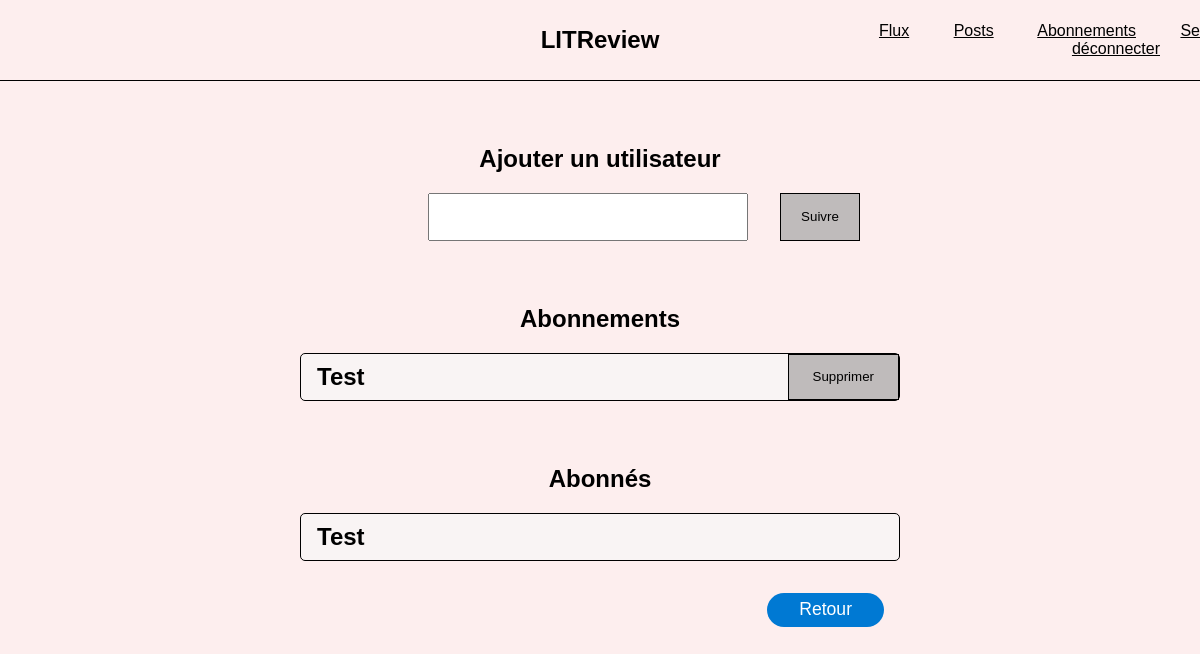
/subscription/ (signed in), run on an earlier commit of the app's database.
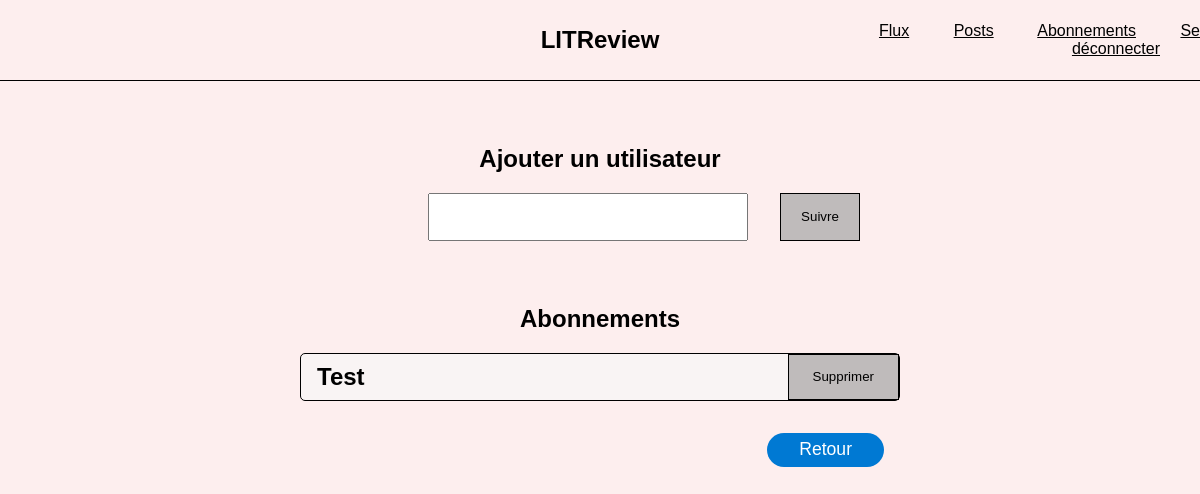
And on a later commit of the database.
### authentication/models.py (models this page shows)
class UserFollows(models.Model):
    user = models.ForeignKey(to=settings.AUTH_USER_MODEL, on_delete=models.CASCADE, related_name='following')
    followed_user = models.ForeignKey(to=settings.AUTH_USER_MODEL, on_delete=models.CASCADE, related_name='followed_by')
    class Meta:
        unique_together = ('user', 'followed_user',)

class User(AbstractUser):
    profil_pic = models.ImageField(verbose_name='photo de profil', blank=True)

### review/views.py (the view, shortened to what this page needs)
# urls.py: path('subscription/', review.views.follow_users, name='subscription'),
@login_required
def follow_users(request):
    unsub = forms.Unfollow()
    subscriber = UserFollows.objects.filter(followed_user=request.user)
    all_follow = UserFollows.objects.filter(user=request.user)
    form = forms.FollowUsersForm()
    message = ''
    context = {
        'form': form,
        'message': message,
        'follows': all_follow,
        'subscriber': subscriber,
        'unsub': unsub,
    }
    return render(request, 'review/subscription.html', context)

### review/forms.py
class FollowUsersForm(forms.Form):
    followed_user = forms.CharField(label='', widget=forms.TextInput(attrs={'class': "subscription_search"}))

class Unfollow(forms.Form):
    remove_follow = forms.BooleanField(widget=forms.HiddenInput(attrs={'name': 'user_followed_id'}), initial=True)

### review/templates/review/subscription.html (shortened to what this page needs)
{% extends 'base.html' %}
{% block content %}
<section class="subscription_page">
    <div></div>
    <div class="subscription_content">
        <h1 class="subscription_title">Ajouter un utilisateur</h1>
        <form method="post" class="subscription_form">
        {{ form.as_p }}
            <button type="submit" class="subscription_btn">Suivre</button>
        </form>
        {% if follows %}
            <h2 class="subscription_title">Abonnements</h2>
        {% endif %}
        {% for follow in follows %}
        <div class="subscription_follow">
            <h1 class="subscription_follow_title">{{ follow.followed_user }}</h1>
            <form method="post" action="{% url 'unfollow' %}" class="subscription_form_delete">
                <button type="submit" value="{{ follow.id }}"
                        name="user_followed_id" class="subscription_delete">Supprimer
                </button>
            </form>
        </div>
        {% endfor %}
        {% if subscriber %}
            <h2 class="subscription_title">Abonnés</h2>
        {% endif %}
        {% for subscribers in subscriber %}
        <div class="subscription_follow">
            <h1 class="subscription_follow_title">{{ subscribers.user }}</h1>
        </div>
        {% endfor %}
    </div>
    <div></div>
<a href="{% url 'feed' %}">
    <div class="base_nav">
        <button type="button" class="home_btn">Retour</button>
</a>
</section>
{% endblock content %}

### templates/base.html (shortened to what this page needs)
{% load static %}
<html>
    <head>
        <link rel="stylesheet" href="{% static 'styles.css' %}">
    </head>
    <body>
    <nav class="nav-grid">
        <h1 class="base_title">LITReview</h1>
        {% if user.is_authenticated %}
        <div class="base_nav">
            <a href="{% url 'feed' %}" class="nav-margin-right">Flux</a>
            <a href="{% url 'create_ticket' %}" class="nav-margin-right">Posts</a>
            <a href="{% url 'subscription' %}" class="nav-margin-right">Abonnements</a>
            <a href="{% url 'logout' %}" class="nav-margin-right">Se déconnecter</a>
        </div>
        {% endif %}
    </nav>
    {% block content %}{% endblock content %}
    </body>
</html>

### static/styles.css (style rules this page uses)
body { margin: 0; background-color: rgb(247, 180, 180, 22%); font-family: "Malgun Gothic", sans-serif; }
input { text-align: center; }
.base_title { text-align: center; }
.base_nav { text-align: end; }
.nav-grid { display: grid; grid-template-columns: 4fr 4fr 4fr; height: 5em; align-items: center; border-bottom: 0.1rem solid; color: black; }
.nav-margin-right { margin-right: 2.5rem; color: black; }
.home_btn { padding-left: 2rem; padding-right: 2rem; padding-top: 0.4rem; padding-bottom: 0.4rem; cursor: pointer; background-color: #0079d3; border-radius: 20px; color: white; font-size: 1.1rem; margin-right: 1rem; border: none; }
.subscription_page { display: grid; grid-template-columns: 2fr 4fr 2fr; word-break: break-word; }
.subscription_title { text-align: center; margin-top: 4rem; }
.subscription_form { display: grid; grid-template-columns: 4fr 1fr; height: 3rem; }
.subscription_form p { margin: 0; padding-left: 8rem; margin-right: 2rem; }
.subscription_search { width: 100%; height: 100%; }
.subscription_btn { width: 5rem; cursor: pointer; border: solid 1px; background-color: #bfbbbb; }
.subscription_follow { border: solid 1px; margin-bottom: 2rem; border-radius: 5px; display: flex; justify-content: space-between; background-color: #f9f4f4; }
.subscription_delete { height: 100%; padding-left: 1.5rem; padding-right: 1.5rem; cursor: pointer; border: solid 1px; background-color: #bfbbbb; }
.subscription_form_delete { margin: 0; }
.subscription_follow_title { margin-left: 1rem; margin-top: 9px; margin-bottom: 9px; }

What changed in the data, as far as the page shows it:
removed UserFollows: user "Test", shown under "Abonnés"
Also different on the page:
text no longer shown: "Abonnés"
